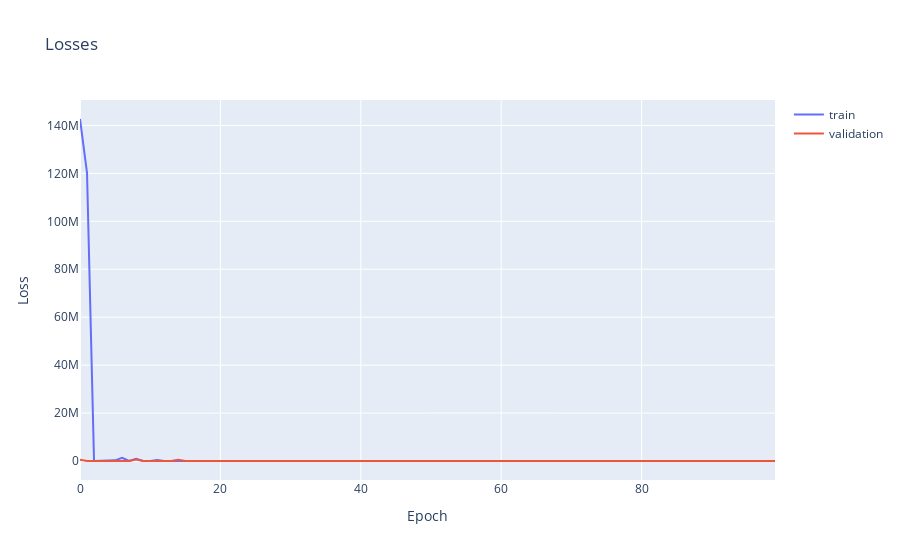

The notebook cell this image was saved under:
### Code cell
combined_features = df_merged[columns_to_test].values
combined_features = torch.from_numpy(combined_features).to(dtype=torch.float)
targets = df_merged['weekly_return'].values
targets = torch.from_numpy(targets).to(dtype=torch.float)

train_features, val_features, train_targets, val_targets = train_test_split(combined_features, targets, test_size=0.2, random_state=42)
train_dataset = StockDataset(train_features, train_targets)
val_dataset = StockDataset(val_features, val_targets)
train_loader = DataLoader(train_dataset, batch_size=64, shuffle=True)
val_loader = DataLoader(val_dataset, batch_size=64, shuffle=False)
input_dim = combined_features.size(1)
hidden_dim = 128
num_layers = 2
output_dim = 1
model = StockPredictor(input_dim, hidden_dim, num_layers, output_dim)

# Определение функции потерь и оптимизатора
criterion = nn.MSELoss()
optimizer = optim.Adam(model.parameters(), lr=0.001)

# Перемещение модели на GPU, если доступно
device = torch.device('cuda' if torch.cuda.is_available() else 'cpu')
model.to(device)
model.device = device

# Инициализация wandb
# wandb.watch(model, log="all")

# Обучение модели
train_model(model, train_loader, val_loader, criterion, optimizer, num_epochs=100)
